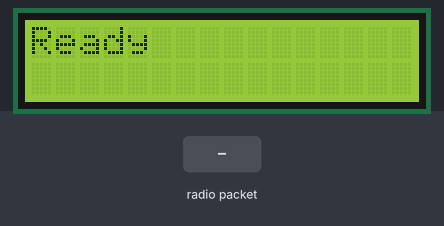
A sketch run on a simulated Arduino Uno, built with avr-gcc and run on an emulated ATmega328P. Parts: 16×2 character LCD. Wiring (inferred from the names in the program): character LCD (HD44780): RS pin 2; R/W pin 3; E pin 4; data pin 5, pin 6, pin 7, pin 8. The test bench sets the inputs (shaded band). No radio packets arrive unless stated.

Above: at 1.2 s.
1.3 s: radio packet "1" arrives
At 2.5 s:
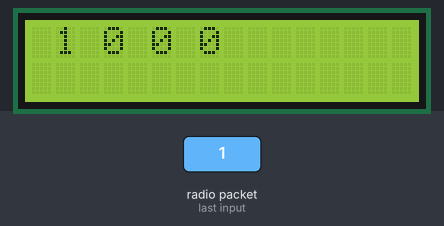
2.8 s: radio packet "5" arrives
At 3.6 s:
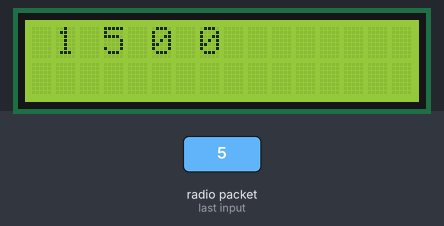
Timing chart, 0 to 5.8 s (numbered marks = the images above; inputs shaded):
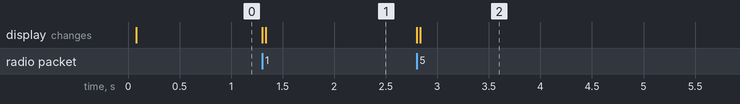

Measured:
- after the input at 1.3 s, the display: first changes at once (image 1 shows a later state)
- after the input at 2.8 s, the display: first changes at once (image 2 shows a later state)

The sketch:

magicwallet_rx.ino
```cpp
#include <RH_ASK.h>
#include "lcd.h"

/* #define DEBUG */

#define die()	while (1)

enum pins {
	RECEIVE_PIN = 11,
};

enum { MAX_BILLS = 4 };

RH_ASK radio(1000, RECEIVE_PIN, NULL);
uint8_t bills[MAX_BILLS];
uint8_t bills_count;
uint8_t prev_bill;

void setup() {
#	ifdef DEBUG
	Serial.begin(9600);
	Serial.println("Initializing radio");
#	endif

	lcd_init();
	lcd_cursor_off();
	lcd_clear();
	lcd_printf("Ready");

	for (uint8_t i = 0; i < MAX_BILLS; i++) {
		bills[i] = 0;
	}
	bills_count = 0;
	prev_bill = 0;

	if (!radio.init()) {
#		ifdef DEBUG
		Serial.println("Init failed");
#		endif
		die();
	}
}

void loop() {
	uint8_t buf[RH_ASK_MAX_MESSAGE_LEN];
	uint8_t buflen = sizeof(buf);

	if (radio.recv(buf, &buflen)) {
		buf[buflen] = '\0';
		uint8_t n = atoi((const char *) buf);
		if (n != prev_bill) {
			bills[bills_count] = n;
			lcd_clear();
			lcd_printf("%2d%2d%2d%2d", bills[0], bills[1], bills[2], bills[3]);
			bills_count = (bills_count + 1) % MAX_BILLS;
			prev_bill = n;
		}
#		ifdef DEBUG
		radio.printBuffer("Received:", buf, buflen);
		Serial.println("bills:");
		Serial.println(bills[0]);
		Serial.println(bills[1]);
		Serial.println(bills[2]);
		Serial.println(bills[3]);
		Serial.println();
#		endif
	}
}
```

hal.h
```cpp
#ifndef HAL_H
#define HAL_H

enum lcd_pins {
	LCD_RS = 2,
	LCD_RW = 3,
	LCD_E = 4,
	LCD_DB4 = 5,
	LCD_DB5 = 6,
	LCD_DB6 = 7,
	LCD_DB7 = 8,
};

#endif
```

lcd.c
```cpp
#include "lcd.h"
#include "hal.h"
#include <Arduino.h>

void lcd_nybble(void) {
	digitalWrite(LCD_E, LOW);	// Clock enable: falling edge
	delay(2);	// Enable pulse width >=300 ns
	digitalWrite(LCD_E, HIGH);
}

/*
  Send command
*/
void lcd_cmd(uint8_t i) {
	digitalWrite(LCD_RS, LOW);	// RS=LOW : Send instruction
	digitalWrite(LCD_RW, LOW);	// R/W=LOW : Write
	// Put upper 4 bits on output port
	if (i & 0x10) digitalWrite(LCD_DB4, HIGH); else digitalWrite(LCD_DB4, LOW);
	if (i & 0x20) digitalWrite(LCD_DB5, HIGH); else digitalWrite(LCD_DB5, LOW);
	if (i & 0x40) digitalWrite(LCD_DB6, HIGH); else digitalWrite(LCD_DB6, LOW);
	if (i & 0x80) digitalWrite(LCD_DB7, HIGH); else digitalWrite(LCD_DB7, LOW);
	lcd_nybble();	// Send upper 4 bits
	// Put lower 4 bits on output port
	if (i & 0x01) digitalWrite(LCD_DB4, HIGH); else digitalWrite(LCD_DB4, LOW);
	if (i & 0x02) digitalWrite(LCD_DB5, HIGH); else digitalWrite(LCD_DB5, LOW);
	if (i & 0x04) digitalWrite(LCD_DB6, HIGH); else digitalWrite(LCD_DB6, LOW);
	if (i & 0x08) digitalWrite(LCD_DB7, HIGH); else digitalWrite(LCD_DB7, LOW);
	lcd_nybble();	// Send lower 4 bits
}

/*
  Send data
*/
void lcd_data(uint8_t i) {
	digitalWrite(LCD_RS, HIGH);	// RS=LOW : Send data
	digitalWrite(LCD_RW, LOW);	// R/W=LOW : Write
	// Put upper 4 bits on output port
	if (i & 0x10) digitalWrite(LCD_DB4, HIGH); else digitalWrite(LCD_DB4, LOW);
	if (i & 0x20) digitalWrite(LCD_DB5, HIGH); else digitalWrite(LCD_DB5, LOW);
	if (i & 0x40) digitalWrite(LCD_DB6, HIGH); else digitalWrite(LCD_DB6, LOW);
	if (i & 0x80) digitalWrite(LCD_DB7, HIGH); else digitalWrite(LCD_DB7, LOW);
	lcd_nybble();	// Send upper 4 bits
	// Put lower 4 bits on output port
	if (i & 0x01) digitalWrite(LCD_DB4, HIGH); else digitalWrite(LCD_DB4, LOW);
	if (i & 0x02) digitalWrite(LCD_DB5, HIGH); else digitalWrite(LCD_DB5, LOW);
	if (i & 0x04) digitalWrite(LCD_DB6, HIGH); else digitalWrite(LCD_DB6, LOW);
	if (i & 0x08) digitalWrite(LCD_DB7, HIGH); else digitalWrite(LCD_DB7, LOW);
	lcd_nybble();	// Send lower 4 bits
}

/*
  Initialization
*/
void lcd_init(void) {
	// Setup pins
	pinMode(LCD_RS, OUTPUT);
	pinMode(LCD_RW, OUTPUT);
	pinMode(LCD_E, OUTPUT);
	pinMode(LCD_DB4, OUTPUT);
	pinMode(LCD_DB5, OUTPUT);
	pinMode(LCD_DB6, OUTPUT);
	pinMode(LCD_DB7, OUTPUT);
	// Clear output port
	digitalWrite(LCD_DB4, LOW);
	digitalWrite(LCD_DB5, LOW);
	digitalWrite(LCD_DB6, LOW);
	digitalWrite(LCD_DB7, LOW);
	delay(15);	// Wait >15 ms after power is applied
	// Put 0x30 on the output port
	digitalWrite(LCD_DB4, HIGH);
	digitalWrite(LCD_DB5, HIGH);
	digitalWrite(LCD_DB6, LOW);
	digitalWrite(LCD_DB7, LOW);
	delay(5);	// Must wait 5 ms
	lcd_nybble();	// Command 0x30 = Wake up
	delay(1);	// Must wait 160 us
	lcd_nybble();	// Wake up #2
	delay(1);	// Must wait 160 us
	lcd_nybble();	// Wake up #3
	delay(1);	// Must wait 160 us
	// Put 0x20 on the output port
	digitalWrite(LCD_DB4, LOW);
	digitalWrite(LCD_DB5, HIGH);
	digitalWrite(LCD_DB6, LOW);
	digitalWrite(LCD_DB7, LOW);
	lcd_nybble();	// Function set: 4 bit interface
	lcd_cmd(0x28);	// Function set: 4-bit/2-line
	lcd_cmd(0x10);	// Set cursor
	lcd_cmd(0x0F);	// Display ON; Blinking cursor
	lcd_cmd(0x06);	// Entry mode set
	lcd_cmd(0x01);	// Clear display
}

/*
  Set the cursor to the beginning of line 1 or 2
*/
void lcd_set_line(uint8_t line) {
	if (line == 1) {
		lcd_cmd(0x80);	// Set DDRAM address to 00
	} else {
		lcd_cmd(0xC0);	// Set DDRAM address to 40
	}
}

/*
  Clear display and return home
*/
void lcd_clear(void) {
	lcd_cmd(0x01);	// Clear display
}

/*
  Clear line 1
*/
void lcd_clear1(void) {
	lcd_set_line(1);
	uint8_t i;
	// Clear line 1
	for (i = 0; i < 16; i++) {
		lcd_data(0x20);
	}
}

/*
  Clear line 2
*/
void lcd_clear2(void) {
	lcd_set_line(2);
	uint8_t i;
	// Clear line 2
	for (i = 0; i < 16; i++) {
		lcd_data(0x20);
	}
}

/*
  Write to the display
 */
void lcd_print(const char *str) {
	uint8_t i;
	for (i = 0; i < LCD_WIDTH && *str; i++) {
		lcd_data(*str++);
	}
}

/*
  Clear display and write to it, wrapping to line 2 if overflow
*/
void lcd_write(const char *str) {
	lcd_clear();
	uint8_t i;
	// Write string to line 1
	for (i = 0; i < 16 && *str; i++) {
		lcd_data(*str++);
	}
	if (*str) {	// Overflow
		lcd_set_line(2);
		// Write string to line 2
		for (i = 0; i < 16 && *str; i++) {
			lcd_data(*str++);
		}
	}
}

/*
  Clear line 1 and write to it
*/
void lcd_write1(const char *str) {
	lcd_set_line(1);
	uint8_t i;
	// Clear line 1
	for (i = 0; i < 16; i++) {
		lcd_data(0x20);
	}
	lcd_set_line(1);
	// Write string to line 1
	for (i = 0; i < 16 && *str; i++) {
		lcd_data(*str++);
	}
}

/*
  Clear line 2 and write to it
*/
void lcd_write2(const char *str) {
	lcd_set_line(2);
	uint8_t i;
	// Clear line 2
	for (i = 0; i < 16; i++) {
		lcd_data(0x20);
	}
	lcd_set_line(2);
	// Write string to line 2
	for (i = 0; i < 16 && *str; i++) {
		lcd_data(*str++);
	}
}

/*
  Clear line 1 and write an int to it
*/
void lcd_write1_int(int n) {
	lcd_set_line(1);
	uint8_t i;
	// Clear line 1
	for (i = 0; i < 16; i++) {
		lcd_data(0x20);
	}
	lcd_set_line(1);
	// Write int as string to line 1
	char str[16];
	snprintf(str, 16, "%d", n);
	for (i = 0; i < 16 && str[i]; i++) {
		lcd_data(str[i]);
	}
}

/*
  Clear line 2 and write an int to it
*/
void lcd_write2_int(int n) {
	lcd_set_line(2);
	uint8_t i;
	// Clear line 1
	for (i = 0; i < 16; i++) {
		lcd_data(0x20);
	}
	lcd_set_line(2);
	// Write int as string to line 1
	char str[16];
	snprintf(str, 16, "%d", n);
	for (i = 0; i < 16 && str[i]; i++) {
		lcd_data(str[i]);
	}
}

/*
  Turn off cursor
*/
void lcd_cursor_off(void) {
	lcd_cmd(0x0C);
}

/*
  Turn on cursor blinking
*/
void lcd_cursor_on(void) {
	lcd_cmd(0x0D);
}
```

lcd.h
```cpp
#ifndef LCD_H
#define LCD_H

#include <Arduino.h>

#ifdef __cplusplus
extern "C" {	/* Use C library with Arduino */
#endif

	enum lcd_info {
		LCD_WIDTH = 8,
		LCD_HEIGHT = 1,
		LCD_MAX_CHARS = LCD_WIDTH * LCD_HEIGHT,
	};

	void lcd_nybble(void);
	void lcd_cmd(uint8_t);
	void lcd_data(uint8_t);
	void lcd_init(void);
	void lcd_set_line(uint8_t line);
	void lcd_clear(void);
	void lcd_clear1(void);
	void lcd_clear2(void);
	void lcd_print(const char *);
	void lcd_write(const char *);
	void lcd_write1(const char *);
	void lcd_write2(const char *);
	void lcd_write1_int(int);
	void lcd_write2_int(int);
	void lcd_cursor_off(void);
	void lcd_cursor_on(void);

#define lcd_printf(...)	({						\
			char tmpstr[LCD_MAX_CHARS];			\
			sprintf(tmpstr, __VA_ARGS__);		\
			lcd_print(tmpstr);					\
		})

#ifdef __cplusplus
}
#endif

#endif
```
